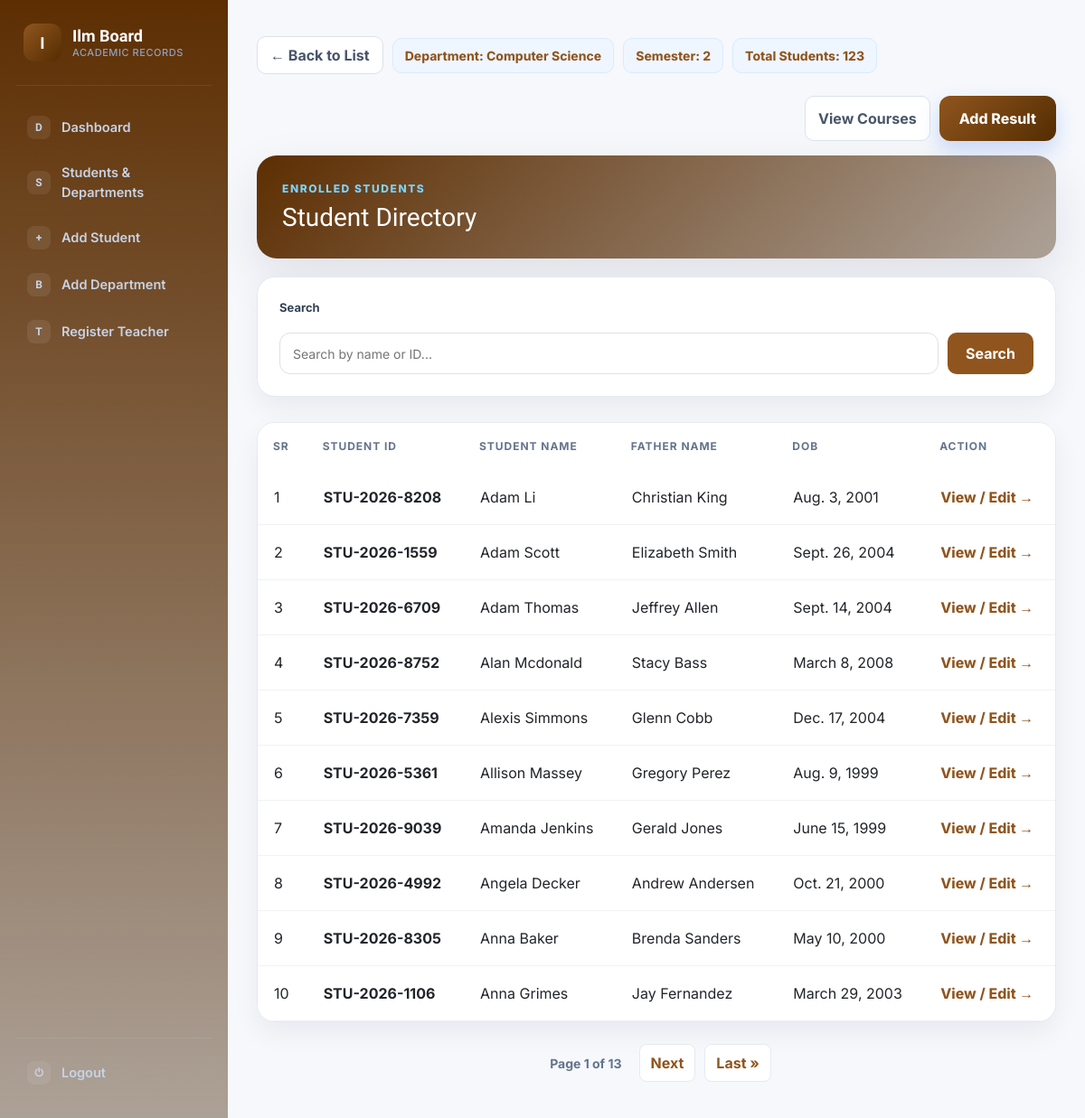
/students/29/ (signed in), run on the app's committed database.
### studentportal/models.py (models this page shows, shortened)
class Semester(models.Model):
    semester=models.IntegerField(default=1,  validators=[MinValueValidator(1), MaxValueValidator(8)])
    department=models.ForeignKey(Department,related_name='semesterdepartment', on_delete=models.CASCADE, null=True, blank=True)
    class Meta:
        unique_together=['semester','department']

class Department(models.Model):
    depart=models.CharField(max_length=100)
    def __str__(self) -> str:
        return self.depart
    class Meta:
        ordering = ['depart']

class Student(models.Model):
    std_id=models.OneToOneField(StudentID, related_name='studentid',on_delete=models.CASCADE,  null=True, blank=True)
    semester=models.ForeignKey(Semester,on_delete=models.CASCADE, related_name='studentsemester', null=True, blank=True)
    std_name = models.CharField(max_length=100)
    std_father_name = models.CharField(max_length=100)
    std_phone = models.IntegerField()
    std_email = models.EmailField(null=True, blank=True)
    std_dob=models.DateField(null=True, blank=True)
    std_age=models.IntegerField(null=True, blank=True)
    std_address = models.TextField()
    std_image = models.ImageField(upload_to='Student_img')
    cgpa=models.FloatField(default=0.0)
    enrolled_courses = models.ManyToManyField(Courses, related_name='enrolled_students', blank=True)
    class Meta:
        ordering = ['std_name']

class StudentID(models.Model):
    student_id = models.CharField(max_length=100)
    def __str__(self) -> str:
        return self.student_id
    class Meta:
        ordering = ['student_id']

### studentportal/views.py (the view, shortened to what this page needs)
# urls.py: path('students/<int:id>/',students,name='students'),
@login_required(login_url='/login/')
def students(request,id):
    queryset=Student.objects.filter(semester__id=id)
    department=Semester.objects.get(id=id)
    totalstudent= queryset.count()
    paginator=Paginator(queryset,10)
    page_number=request.GET.get('page')
    page_obj=paginator.get_page(page_number)
    context={
        'queryset':page_obj,
        'id':id,
        'dept':department,
        'totalstudent':totalstudent
    }
    return render(request,'frontend/students.html', context)

### studentportal/templates/frontend/students.html (shortened to what this page needs)
{% extends 'base.html' %}
{% block start %}
<div class="page">
  <div class="wrap">
    <div class="crumb-bar">
      <a href="{% url 'semesters' id=dept.department.id %}" class="back-btn">← Back to List</a>
      <span class="pill">Department: {{dept.department}}</span>
      <span class="pill">Semester: {{dept.semester}}</span>
      <span class="pill">Total Students: {{totalstudent}}</span>
    </div>
    <div class="toolbar">
      <a href="{% url 'view_courses' id=dept.id %}" class="back-btn">View Courses</a>
      <a href="{% url 'add_result' id=dept.id %}" class="btn-main">Add Result</a>
    </div>
    <div class="head">
      <div class="eyebrow">Enrolled Students</div>
      <h1>Student Directory</h1>
    </div>
    <div class="search-card">
      <form class="search-box">
        <label>Search</label>
        <input name="search" type="text" placeholder="Search by name or ID...">
        <button type="submit">Search</button>
      </form>
    </div>
    <div class="table-card">
      <table class="table">
        <thead>
          <tr>
            <th>Sr</th>
            <th>Student ID</th>
            <th>Student Name</th>
            <th>Father Name</th>
            <th>DOB</th>
            <th>Action</th>
          </tr>
        </thead>
        <tbody>
          {% for student in queryset %}
          <tr>
            <td>{{forloop.counter}}</td>
            <td><strong>{{student.std_id}}</strong></td>
            <td>{{student.std_name}}</td>
            <td>{{student.std_father_name}}</td>
            <td>{{student.std_dob}}</td>
            <td><a href="{% url 'studentcard' id=student.id %}" class="action-link">View / Edit →</a></td>
          </tr>
          {% endfor %}
        </tbody>
      </table>
    </div>
    {% if queryset.has_other_pages %}
    <div class="pagination-wrap">
      <nav>
        <ul class="pagination">
          <li class="current-page">Page {{ queryset.number }} of {{ queryset.paginator.num_pages }}</li>
          {% if queryset.has_next %}
          <li><a class="page-link" href="?page={{ queryset.next_page_number }}">Next</a></li>
          <li><a class="page-link" href="?page={{ queryset.paginator.num_pages }}">Last &raquo;</a></li>
          {% endif %}
        </ul>
      </nav>
    </div>
    {% endif %}
  </div>
</div>
{% endblock %}

### studentportal/templates/base.html (style rules this page uses)
:root { --navy:#5d2e02; --navy-deep:#3e1f0066; --blue:#90551e; --blue-dark:#5d2e0265; --cyan:#542d01; --amber:#ffa200; --green:#795f02; --red:#c02c2c; --ink:#5d3a05e6; --muted:#64748b; --line:#e5eaf1; --soft:#f6f8fc; --card:#ffffff; --r-lg:20px; --r-md:14px; --shadow-soft:0 12px 30px rgba(15,23,42,.06); --shadow-strong:0 22px 55px rgba(15,23,42,.10); --font-display:'Sora',system-ui,sans-serif; --font-body:'Inter',system-ui,sans-serif; }
* { box-sizing:border-box }
body { margin:0;font-family:var(--font-body);color:var(--ink);background:var(--soft);-webkit-font-smoothing:antialiased }
h1,h2,h3,.form-head h1,.brand-word { font-family:var(--font-display) }
table { border-collapse:collapse;width:100%;margin-top:20px }
th,td { padding:10px;text-align:left }
.pill { background:#eff6ff;color:var(--blue);border:1px solid #dbeafe;border-radius:10px;padding:8px 13px;font-weight:750;font-size:14px }
.back-btn { color:#475569;text-decoration:none;font-weight:700;padding:8px 14px;background:#fff;border:1px solid #dbe2ea;border-radius:10px;display:inline-flex;align-items:center;gap:6px;transition:.15s }
.btn-main { border:0;border-radius:12px;background:linear-gradient(135deg,var(--blue),var(--cyan));color:#fff;padding:13px 22px;font-weight:750;cursor:pointer;box-shadow:0 10px 22px rgba(37,99,235,.22);text-decoration:none;display:inline-flex;align-items:center;justify-content:center;gap:8px;transition:.15s }
.action-link { color:var(--blue);font-weight:750;text-decoration:none }

### studentportal/templates/frontend/students.html (style rules this page uses)
.page { min-height:100vh;background:var(--soft);padding:40px 32px }
.wrap { max-width:1050px;margin:auto }
.toolbar { display:flex;justify-content:flex-end;gap:10px;margin-bottom:16px;flex-wrap:wrap }
.crumb-bar { display:flex;gap:10px;align-items:center;margin-bottom:24px;flex-wrap:wrap }
.head { background:linear-gradient(135deg,var(--navy),var(--navy-deep));color:#fff;border-radius:22px;padding:28px;margin-bottom:20px;box-shadow:var(--shadow-strong) }
.head .eyebrow { color:#7dd3fc;font-size:12px;text-transform:uppercase;letter-spacing:.13em;font-weight:800 }
.head h1 { margin:6px 0 0;font-size:28px }
.search-card { background:#fff;border:1px solid var(--line);border-radius:20px;padding:24px;margin-bottom:28px;box-shadow:var(--shadow-soft) }
.search-box { display:flex;flex-wrap:wrap;align-items:flex-end;gap:10px }
.search-box label { width:100%;font-size:13px;font-weight:700;color:#334155;margin-bottom:8px }
.search-box input { flex:1;min-width:200px;height:46px;border:1px solid #dbe2ea;border-radius:12px;padding:0 14px;font-size:14px;font-family:var(--font-body) }
.search-box button { height:46px;border:0;border-radius:10px;background:var(--blue);color:#fff;font-weight:700;padding:0 20px;cursor:pointer;transition:.15s }
.table-card { background:#fff;border:1px solid var(--line);border-radius:20px;overflow:hidden;box-shadow:var(--shadow-soft) }
table { margin:0!important }
thead { background:#f8fafc }
th { border:0!important;color:var(--muted)!important;font-size:12px;text-transform:uppercase;letter-spacing:.08em;padding:17px!important }
td { padding:18px!important;vertical-align:middle!important;border-color:#eef2f7!important;color:#334155;border-bottom:1px solid #eef2f7 }
.pagination-wrap { display:flex;justify-content:center;margin-top:24px }
.pagination { display:flex;list-style:none;gap:4px;padding:0;margin:0;align-items:center }
.page-link { border-radius:8px!important;margin:0 3px;color:var(--blue);font-weight:700;text-decoration:none;padding:8px 12px;border:1px solid var(--line);background:#fff }
.current-page { padding:6px 12px;color:var(--muted);font-weight:700;font-size:14px }

### data on the page
Semester: department "Computer Science", semester "2"
Student: std_id "STU-2026-8208", std_name "Adam Li", std_father_name "Christian King", std_dob "Aug. 3, 2001"
Student: std_id "STU-2026-1559", std_name "Adam Scott", std_father_name "Elizabeth Smith", std_dob "Sept. 26, 2004"
Student: std_id "STU-2026-6709", std_name "Adam Thomas", std_father_name "Jeffrey Allen", std_dob "Sept. 14, 2004"
Student: std_id "STU-2026-8752", std_name "Alan Mcdonald", std_father_name "Stacy Bass", std_dob "March 8, 2008"
Student: std_id "STU-2026-7359", std_name "Alexis Simmons", std_father_name "Glenn Cobb", std_dob "Dec. 17, 2004"
Student: std_id "STU-2026-5361", std_name "Allison Massey", std_father_name "Gregory Perez", std_dob "Aug. 9, 1999"
Student: std_id "STU-2026-9039", std_name "Amanda Jenkins", std_father_name "Gerald Jones", std_dob "June 15, 1999"
Student: std_id "STU-2026-4992", std_name "Angela Decker", std_father_name "Andrew Andersen", std_dob "Oct. 21, 2000"
Student: std_id "STU-2026-8305", std_name "Anna Baker", std_father_name "Brenda Sanders", std_dob "May 10, 2000"
Student: std_id "STU-2026-1106", std_name "Anna Grimes", std_father_name "Jay Fernandez", std_dob "March 29, 2003"

### other printed values
{{ totalstudent }} "123"
{{ queryset.number }} "1"
{{ queryset.paginator.num_pages }} "13"
